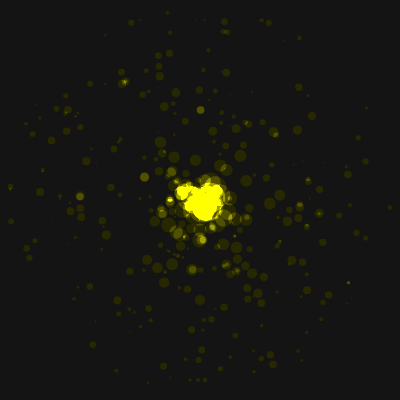
Frame 1 (no input)
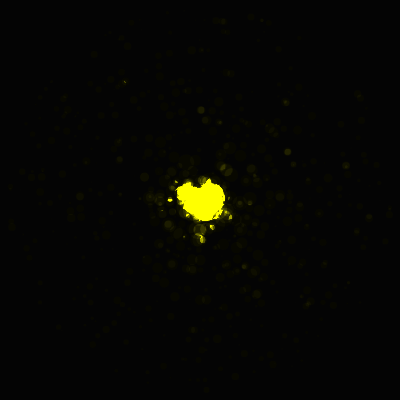
Frame 2 (the mouse pressed at the canvas centre, redrawn once)

The p5.js sketch that drew these frames (run headless with seeded random() and noise() and a simulated clock; the mouse was pressed at the canvas centre and the sketch redrawn once):

// p5.js sketch
// ── sketch.js
function setup() {
    createCanvas(400, 400);

    noLoop();
    blendMode(OVERLAY)
}

function draw() {
    background(20);


    let color = "yellow";
    push();
    translate(width / 2, height / 2);
    waterdrop(color);
    pop();




}



function mouseClicked() {

    push();
    let color = color(250 * random(), 250, 0);
    translate(mouseX, mouseY);
    waterdrop(color);
    pop();


}

// ── waterdrop.js
function waterdrop(color){
  
  for(let r=0; r<200; r+=10){
    
    circledrop(r,color);
    
  }
  
}

function circledrop(r,color){
  
  noStroke();
  let num = 20;
  for(let i=0; i<num; i++){
    fill(color);
    let rad = 2*PI*random();
    circle(r*sin(rad),r*cos(rad),100/sqrt(r)*random());
   
  }
  
}
